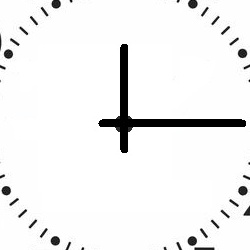
#> input picture croped.jpg, 250 x 250 px
$ python -i software.py   (imports and definitions only)   (older library calls are emulated)
#> lines starting #> are read from the running program, lines starting #| are printed output that depends on the picture; after the words box and inside, x2 and y2 are one past the last pixel; in counts of white or black regions, pixels touching at a corner belong together
import streamlit as st
import cv2
import numpy as np
import io
import imutils
# [1 line not run here, left out]

# Function to load an image
# [3 lines that did not run here, left out]

# Function to adjust brightness
# [4 lines that did not run here, left out]

# Function to apply a logarithmic operation
# [5 lines that did not run here, left out]

# Function to apply thresholding
# [4 lines that did not run here, left out]

# Function to draw shapes on the image
def draw_shapes(image, shape_type, start_point, end_point, color):
    if shape_type == "Rectangle":
        cv2.rectangle(image, start_point, end_point, color, 2)
    elif shape_type == "Circle":
        radius = int(np.sqrt((end_point[0] - start_point[0]) ** 2 + (end_point[1] - start_point[1]) ** 2))
        cv2.circle(image, start_point, radius, color, 2)

# Function to apply blurring with different filters
# [10 lines that did not run here, left out]

# Function to sharpen the image using Laplacian techniques
# [5 lines that did not run here, left out]

# Function to implement Unsharp Masking
# [5 lines that did not run here, left out]

# Upload an image
# [22 lines not run here, left out]
# [1 line that did not run here, left out]
# [1 line that did not run here, left out]
# [1 line that did not run here, left out]
# [1 line that did not run here, left out]

# [1 line that did not run here, left out]
# [1 line that did not run here, left out]

# [6 lines not run here, left out]
# [1 line that did not run here, left out]
# [1 line that did not run here, left out]

# [10 lines not run here, left out]
# [1 line that did not run here, left out]
# [1 line that did not run here, left out]
# [1 line that did not run here, left out]

# [98 lines not run here, left out]


import time

def get_current_time():
    return time.strftime("%Y-%m-%d %H:%M:%S", time.localtime())

# [3 lines not run here, left out]


# --------------------------------------------
# Function for Image Matching
# [15 lines left out: function match_input, not called in this run]

# Button to Match Input
# [14 lines not run here, left out]


# Function for Score Calculation
def calculate_score(image_path):
    # Read and preprocess the image
#> called with image_path = 'croped.jpg'
    bottle_3_channel = cv2.imread(image_path)
#> bottle_3_channel is the input picture: shape (250, 250, 3); mean B, G, R 241.7, 241.7, 241.7
    bottle_gray = cv2.split(bottle_3_channel)[0]
    bottle_gray = cv2.GaussianBlur(bottle_gray, (5, 5), 1)
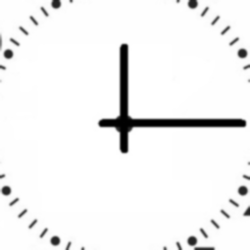
#> bottle_gray: shape (250, 250); min 0, max 255, mean 241.7

    # Apply thresholding
    (T, bottle_threshold) = cv2.threshold(bottle_gray, 245, 255, cv2.THRESH_BINARY_INV)
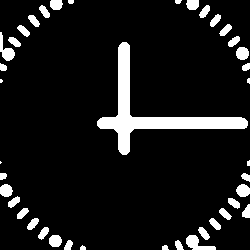
#> bottle_threshold: shape (250, 250); 9.7% white; 40 white regions (4 under 20 px), largest, box (x1, y1, x2, y2) and area: (97, 42, 248, 155) 2982, (186, 235, 216, 250) 224, (0, 32, 15, 61) 190

    # Apply opening operation
    kernel = cv2.getStructuringElement(cv2.MORPH_RECT, (7, 7))
    bottle_open = cv2.morphologyEx(bottle_threshold, cv2.MORPH_OPEN, kernel)
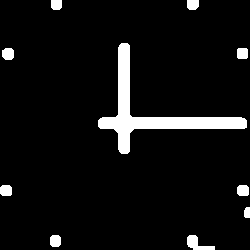
#> bottle_open: shape (250, 250); 6.5% white; 10 white regions

    # Find and sort contours by area
    contours = cv2.findContours(bottle_open.copy(), cv2.RETR_EXTERNAL, cv2.CHAIN_APPROX_SIMPLE)
#> contours = 10 contours; largest, box (x1, y1, x2, y2) and area: (98, 43, 247, 154) 2720, (187, 235, 215, 250) 172, (2, 48, 14, 60) 108, (237, 185, 249, 196) 104, (0, 185, 12, 196) 104
    contours = imutils.grab_contours(contours)
    areas = [cv2.contourArea(contour) for contour in contours]
#> areas = [172, 102, 46.5, 103.5, 103.5, 98, 108.5, 2720.5, 92.5, 86]
    sorted_contours = [contour for _, contour in sorted(zip(areas, contours), key=lambda a: a[0], reverse=True)]
#> sorted_contours has the same summary as contours
    top_contours = sorted_contours[:3]
#> top_contours = 3 contours; box (x1, y1, x2, y2) and area: (98, 43, 247, 154) 2720, (187, 235, 215, 250) 172, (2, 48, 14, 60) 108

    scores = []
    for i, contour in enumerate(top_contours):
        (x, y, w, h) = cv2.boundingRect(contour)
        aspectRatio = w / float(h)
        score = round(aspectRatio, 0) + 1
        scores.append(score)
#> this loop made 3 passes
#> (x, y, w, h, aspectRatio, score) on passes 1 to 3: (98, 43, 149, 111, 1.34, 2), (187, 235, 28, 15, 1.87, 3), (2, 48, 12, 12, 1, 2)
#> after the loop, scores = [2, 3, 2]

    # returb image tooo
    bottle_clone = bottle_3_channel.copy()
    cv2.drawContours(bottle_clone, contours, -1, (255, 0, 0), 2)
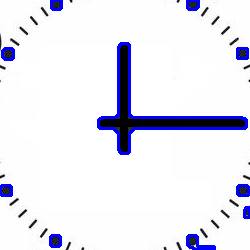
#> bottle_clone: shape (250, 250, 3); 4.13% of pixels changed, all inside (x1, y1, x2, y2) = (0, 0, 250, 250)

    return scores , bottle_clone

# Button for Score Calculation
# [24 lines not run here, left out]

>>> result = calculate_score('croped.jpg')
